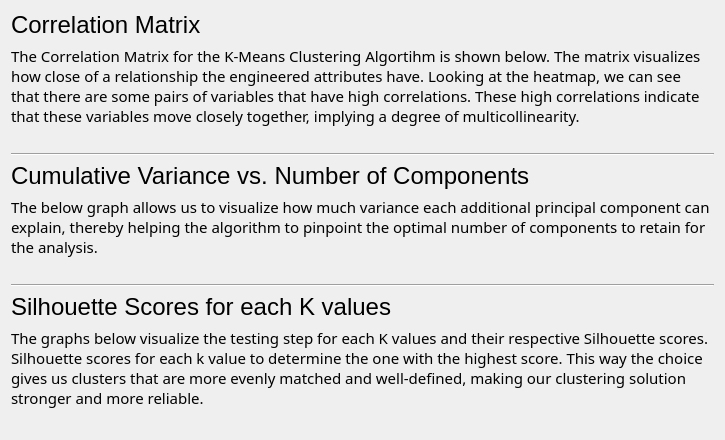
               <widget class="QWidget" name="tabWidget_2Page1">
                <attribute name="title">
                 <string>2D Graphics</string>
                </attribute>
                <layout class="QVBoxLayout" name="verticalLayout_5">
                 <item>
                  <widget class="QLabel" name="label_25">
                   <property name="font">
                    <font>
                     <pointsize>18</pointsize>
                     <weight>50</weight>
                     <bold>false</bold>
                    </font>
                   </property>
                   <property name="text">
                    <string>Correlation Matrix</string>
                   </property>
                   <property name="margin">
                    <number>36</number>
                   </property>
                  </widget>
                 </item>
                 <item>
                  <widget class="QLabel" name="label_26">
                   <property name="font">
                    <font>
                     <family>Dubai</family>
                     <pointsize>11</pointsize>
                    </font>
                   </property>
                   <property name="acceptDrops">
                    <bool>false</bool>
                   </property>
                   <property name="lineWidth">
                    <number>1</number>
                   </property>
                   <property name="midLineWidth">
                    <number>0</number>
                   </property>
                   <property name="text">
                    <string>The Correlation Matrix for the K-Means Clustering Algortihm is shown below. The matrix visualizes how close of a relationship the engineered attributes have. Looking at the heatmap, we can see that there are some pairs of variables that have high correlations. These high correlations indicate that these variables move closely together, implying a degree of multicollinearity. </string>
                   </property>
                   <property name="textFormat">
                    <enum>Qt::PlainText</enum>
                   </property>
                   <property name="scaledContents">
                    <bool>false</bool>
                   </property>
                   <property name="alignment">
                    <set>Qt::AlignLeading|Qt::AlignLeft|Qt::AlignVCenter</set>
                   </property>
                   <property name="wordWrap">
                    <bool>true</bool>
                   </property>
                   <property name="margin">
                    <number>18</number>
                   </property>
                   <property name="indent">
                    <number>-1</number>
                   </property>
                  </widget>
                 </item>
                 <item>
                  <widget class="QLabel" name="label_27">
                   <property name="text">
                    <string>&lt;html&gt;&lt;head/&gt;&lt;body&gt;&lt;p&gt;&lt;img src=&quot;:/newPrefix/correlation_matrix (1).jpg&quot;/&gt;&lt;/p&gt;&lt;/body&gt;&lt;/html&gt;</string>
                   </property>
                   <property name="margin">
                    <number>16</number>
                   </property>
                  </widget>
                 </item>
                 <item>
                  <widget class="Line" name="line_3">
                   <property name="orientation">
                    <enum>Qt::Horizontal</enum>
                   </property>
                  </widget>
                 </item>
                 <item>
                  <widget class="QLabel" name="label_28">
                   <property name="font">
                    <font>
                     <pointsize>18</pointsize>
                     <weight>50</weight>
                     <bold>false</bold>
                    </font>
                   </property>
                   <property name="text">
                    <string>Cumulative Variance vs. Number of Components</string>
                   </property>
                   <property name="margin">
                    <number>36</number>
                   </property>
                  </widget>
                 </item>
                 <item>
                  <widget class="QLabel" name="label_29">
                   <property name="font">
                    <font>
                     <family>Dubai</family>
                     <pointsize>11</pointsize>
                    </font>
                   </property>
                   <property name="acceptDrops">
                    <bool>false</bool>
                   </property>
                   <property name="lineWidth">
                    <number>1</number>
                   </property>
                   <property name="midLineWidth">
                    <number>0</number>
                   </property>
                   <property name="text">
                    <string>The below graph allows us to visualize how much variance each additional principal component can explain, thereby helping the algorithm to pinpoint the optimal number of components to retain for the analysis.</string>
                   </property>
                   <property name="textFormat">
                    <enum>Qt::PlainText</enum>
                   </property>
                   <property name="scaledContents">
                    <bool>false</bool>
                   </property>
                   <property name="alignment">
                    <set>Qt::AlignLeading|Qt::AlignLeft|Qt::AlignVCenter</set>
                   </property>
                   <property name="wordWrap">
                    <bool>true</bool>
                   </property>
                   <property name="margin">
                    <number>18</number>
                   </property>
                   <property name="indent">
                    <number>-1</number>
                   </property>
                  </widget>
                 </item>
                 <item>
                  <widget class="QLabel" name="label_30">
                   <property name="text">
                    <string>&lt;html&gt;&lt;head/&gt;&lt;body&gt;&lt;p&gt;&lt;img src=&quot;:/newPrefix/CV_vs_NoC (1).jpg&quot;/&gt;&lt;/p&gt;&lt;/body&gt;&lt;/html&gt;</string>
                   </property>
                   <property name="margin">
                    <number>23</number>
                   </property>
                  </widget>
                 </item>
                 <item>
                  <widget class="Line" name="line_4">
                   <property name="orientation">
                    <enum>Qt::Horizontal</enum>
                   </property>
                  </widget>
                 </item>
                 <item>
                  <widget class="QLabel" name="label_31">
                   <property name="font">
                    <font>
                     <pointsize>18</pointsize>
                     <weight>50</weight>
                     <bold>false</bold>
                    </font>
                   </property>
                   <property name="text">
                    <string>Silhouette Scores for each K values</string>
                   </property>
                   <property name="margin">
                    <number>36</number>
                   </property>
                  </widget>
                 </item>
                 <item>
                  <widget class="QLabel" name="label_32">
                   <property name="font">
                    <font>
                     <family>Dubai</family>
                     <pointsize>11</pointsize>
                    </font>
                   </property>
                   <property name="acceptDrops">
                    <bool>false</bool>
                   </property>
                   <property name="lineWidth">
                    <number>1</number>
                   </property>
                   <property name="midLineWidth">
                    <number>0</number>
                   </property>
                   <property name="text">
                    <string>The graphs below visualize the testing step for each K values and their respective Silhouette scores. Silhouette scores for each k value to determine the one with the highest score. This way the choice gives us clusters that are more evenly matched and well-defined, making our clustering solution stronger and more reliable. </string>
                   </property>
                   <property name="textFormat">
                    <enum>Qt::PlainText</enum>
                   </property>
                   <property name="scaledContents">
                    <bool>false</bool>
                   </property>
                   <property name="alignment">
                    <set>Qt::AlignLeading|Qt::AlignLeft|Qt::AlignVCenter</set>
                   </property>
                   <property name="wordWrap">
                    <bool>true</bool>
                   </property>
                   <property name="margin">
                    <number>18</number>
                   </property>
                   <property name="indent">
                    <number>-1</number>
                   </property>
                  </widget>
                 </item>
                 <item>
                  <widget class="QLabel" name="label_33">
                   <property name="text">
                    <string>&lt;html&gt;&lt;head/&gt;&lt;body&gt;&lt;p&gt;&lt;img src=&quot;:/newPrefix/avg_silhouette_scot_for_k (1).jpg&quot;/&gt;&lt;/p&gt;&lt;/body&gt;&lt;/html&gt;</string>
                   </property>
                  </widget>
                 </item>
                </layout>
               </widget>
